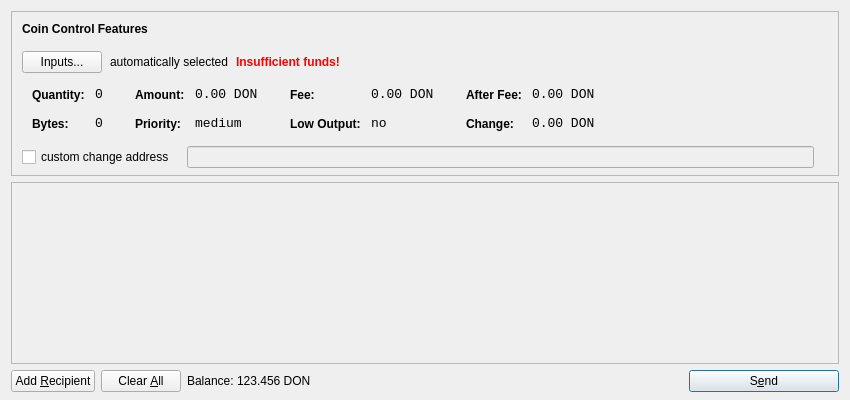
<?xml version="1.0" encoding="UTF-8"?>
<ui version="4.0">
 <class>SendCoinsDialog</class>
 <widget class="QDialog" name="SendCoinsDialog">
  <property name="geometry">
   <rect>
    <x>0</x>
    <y>0</y>
    <width>850</width>
    <height>400</height>
   </rect>
  </property>
  <property name="windowTitle">
   <string>Send Coins</string>
  </property>
  <layout class="QVBoxLayout" name="verticalLayout" stretch="0,1,0">
   <property name="bottomMargin">
    <number>8</number>
   </property>
   <item>
    <widget class="QFrame" name="frameCoinControl">
     <property name="sizePolicy">
      <sizepolicy hsizetype="Expanding" vsizetype="Expanding">
       <horstretch>0</horstretch>
       <verstretch>0</verstretch>
      </sizepolicy>
     </property>
     <property name="maximumSize">
      <size>
       <width>16777215</width>
       <height>16777215</height>
      </size>
     </property>
     <property name="frameShape">
      <enum>QFrame::StyledPanel</enum>
     </property>
     <property name="frameShadow">
      <enum>QFrame::Sunken</enum>
     </property>
     <layout class="QVBoxLayout" name="verticalLayoutCoinControl2">
      <property name="spacing">
       <number>-1</number>
      </property>
      <property name="leftMargin">
       <number>0</number>
      </property>
      <property name="topMargin">
       <number>0</number>
      </property>
      <property name="rightMargin">
       <number>0</number>
      </property>
      <property name="bottomMargin">
       <number>6</number>
      </property>
      <item>
       <layout class="QVBoxLayout" name="verticalLayoutCoinControl" stretch="0,0,0,0,1">
        <property name="spacing">
         <number>0</number>
        </property>
        <property name="leftMargin">
         <number>10</number>
        </property>
        <property name="topMargin">
         <number>10</number>
        </property>
        <item>
         <layout class="QHBoxLayout" name="horizontalLayoutCoinControl1">
          <property name="bottomMargin">
           <number>15</number>
          </property>
          <item>
           <widget class="QLabel" name="labelCoinControlFeatures">
            <property name="sizePolicy">
             <sizepolicy hsizetype="Preferred" vsizetype="Maximum">
              <horstretch>0</horstretch>
              <verstretch>0</verstretch>
             </sizepolicy>
            </property>
            <property name="font">
             <font>
              <weight>75</weight>
              <bold>true</bold>
             </font>
            </property>
            <property name="styleSheet">
             <string notr="true">font-weight:bold;</string>
            </property>
            <property name="text">
             <string>Coin Control Features</string>
            </property>
           </widget>
          </item>
         </layout>
        </item>
        <item>
         <layout class="QHBoxLayout" name="horizontalLayoutCoinControl2" stretch="0,0,0,0">
          <property name="spacing">
           <number>8</number>
          </property>
          <property name="bottomMargin">
           <number>10</number>
          </property>
          <item>
           <widget class="QPushButton" name="pushButtonCoinControl">
            <property name="styleSheet">
             <string notr="true"/>
            </property>
            <property name="text">
             <string>Inputs...</string>
            </property>
           </widget>
          </item>
          <item>
           <widget class="QLabel" name="labelCoinControlAutomaticallySelected">
            <property name="text">
             <string>automatically selected</string>
            </property>
            <property name="margin">
             <number>5</number>
            </property>
           </widget>
          </item>
          <item>
           <widget class="QLabel" name="labelCoinControlInsuffFunds">
            <property name="font">
             <font>
              <weight>75</weight>
              <bold>true</bold>
             </font>
            </property>
            <property name="styleSheet">
             <string notr="true">color:red;font-weight:bold;</string>
            </property>
            <property name="text">
             <string>Insufficient funds!</string>
            </property>
            <property name="margin">
             <number>5</number>
            </property>
           </widget>
          </item>
          <item>
           <spacer name="horizontalSpacerCoinControl">
            <property name="orientation">
             <enum>Qt::Horizontal</enum>
            </property>
            <property name="sizeHint" stdset="0">
             <size>
              <width>40</width>
              <height>1</height>
             </size>
            </property>
           </spacer>
          </item>
         </layout>
        </item>
        <item>
         <widget class="QWidget" name="widgetCoinControl" native="true">
          <property name="sizePolicy">
           <sizepolicy hsizetype="Preferred" vsizetype="Preferred">
            <horstretch>0</horstretch>
            <verstretch>0</verstretch>
           </sizepolicy>
          </property>
          <property name="minimumSize">
           <size>
            <width>0</width>
            <height>0</height>
           </size>
          </property>
          <property name="styleSheet">
           <string notr="true"/>
          </property>
          <layout class="QHBoxLayout" name="horizontalLayoutCoinControl5">
           <property name="margin">
            <number>0</number>
           </property>
           <item>
            <layout class="QHBoxLayout" name="horizontalLayoutCoinControl3" stretch="0,0,0,1">
             <property name="spacing">
              <number>20</number>
             </property>
             <property name="topMargin">
              <number>0</number>
             </property>
             <property name="bottomMargin">
              <number>10</number>
             </property>
             <item>
              <layout class="QFormLayout" name="formLayoutCoinControl1">
               <property name="horizontalSpacing">
                <number>10</number>
               </property>
               <property name="verticalSpacing">
                <number>14</number>
               </property>
               <property name="leftMargin">
                <number>10</number>
               </property>
               <property name="topMargin">
                <number>4</number>
               </property>
               <property name="rightMargin">
                <number>6</number>
               </property>
               <item row="0" column="0">
                <widget class="QLabel" name="labelCoinControlQuantityText">
                 <property name="styleSheet">
                  <string notr="true">font-weight:bold;</string>
                 </property>
                 <property name="text">
                  <string>Quantity:</string>
                 </property>
                 <property name="margin">
                  <number>0</number>
                 </property>
                </widget>
               </item>
               <item row="0" column="1">
                <widget class="QLabel" name="labelCoinControlQuantity">
                 <property name="font">
                  <font>
                   <family>Monospace</family>
                   <pointsize>10</pointsize>
                  </font>
                 </property>
                 <property name="cursor">
                  <cursorShape>IBeamCursor</cursorShape>
                 </property>
                 <property name="contextMenuPolicy">
                  <enum>Qt::ActionsContextMenu</enum>
                 </property>
                 <property name="text">
                  <string notr="true">0</string>
                 </property>
                 <property name="margin">
                  <number>0</number>
                 </property>
                 <property name="textInteractionFlags">
                  <set>Qt::LinksAccessibleByMouse|Qt::TextSelectableByKeyboard|Qt::TextSelectableByMouse</set>
                 </property>
                </widget>
               </item>
               <item row="1" column="0">
                <widget class="QLabel" name="labelCoinControlBytesText">
                 <property name="styleSheet">
                  <string notr="true">font-weight:bold;</string>
                 </property>
                 <property name="text">
                  <string>Bytes:</string>
                 </property>
                </widget>
               </item>
               <item row="1" column="1">
                <widget class="QLabel" name="labelCoinControlBytes">
                 <property name="font">
                  <font>
                   <family>Monospace</family>
                   <pointsize>10</pointsize>
                  </font>
                 </property>
                 <property name="cursor">
                  <cursorShape>IBeamCursor</cursorShape>
                 </property>
                 <property name="contextMenuPolicy">
                  <enum>Qt::ActionsContextMenu</enum>
                 </property>
                 <property name="text">
                  <string notr="true">0</string>
                 </property>
                 <property name="textInteractionFlags">
                  <set>Qt::LinksAccessibleByMouse|Qt::TextSelectableByKeyboard|Qt::TextSelectableByMouse</set>
                 </property>
                </widget>
               </item>
              </layout>
             </item>
             <item>
              <layout class="QFormLayout" name="formLayoutCoinControl2">
               <property name="horizontalSpacing">
                <number>10</number>
               </property>
               <property name="verticalSpacing">
                <number>14</number>
               </property>
               <property name="leftMargin">
                <number>6</number>
               </property>
               <property name="topMargin">
                <number>4</number>
               </property>
               <property name="rightMargin">
                <number>6</number>
               </property>
               <item row="0" column="0">
                <widget class="QLabel" name="labelCoinControlAmountText">
                 <property name="styleSheet">
                  <string notr="true">font-weight:bold;</string>
                 </property>
                 <property name="text">
                  <string>Amount:</string>
                 </property>
                 <property name="margin">
                  <number>0</number>
                 </property>
                </widget>
               </item>
               <item row="0" column="1">
                <widget class="QLabel" name="labelCoinControlAmount">
                 <property name="font">
                  <font>
                   <family>Monospace</family>
                   <pointsize>10</pointsize>
                  </font>
                 </property>
                 <property name="cursor">
                  <cursorShape>IBeamCursor</cursorShape>
                 </property>
                 <property name="contextMenuPolicy">
                  <enum>Qt::ActionsContextMenu</enum>
                 </property>
                 <property name="text">
                  <string notr="true">0.00 DON</string>
                 </property>
                 <property name="textInteractionFlags">
                  <set>Qt::LinksAccessibleByMouse|Qt::TextSelectableByKeyboard|Qt::TextSelectableByMouse</set>
                 </property>
                </widget>
               </item>
               <item row="1" column="0">
                <widget class="QLabel" name="labelCoinControlPriorityText">
                 <property name="styleSheet">
                  <string notr="true">font-weight:bold;</string>
                 </property>
                 <property name="text">
                  <string>Priority:</string>
                 </property>
                </widget>
               </item>
               <item row="1" column="1">
                <widget class="QLabel" name="labelCoinControlPriority">
                 <property name="font">
                  <font>
                   <family>Monospace</family>
                   <pointsize>10</pointsize>
                  </font>
                 </property>
                 <property name="cursor">
                  <cursorShape>IBeamCursor</cursorShape>
                 </property>
                 <property name="contextMenuPolicy">
                  <enum>Qt::ActionsContextMenu</enum>
                 </property>
                 <property name="text">
                  <string>medium</string>
                 </property>
                 <property name="textInteractionFlags">
                  <set>Qt::LinksAccessibleByMouse|Qt::TextSelectableByKeyboard|Qt::TextSelectableByMouse</set>
                 </property>
                </widget>
               </item>
              </layout>
             </item>
             <item>
              <layout class="QFormLayout" name="formLayoutCoinControl3">
               <property name="horizontalSpacing">
                <number>10</number>
               </property>
               <property name="verticalSpacing">
                <number>14</number>
               </property>
               <property name="leftMargin">
                <number>6</number>
               </property>
               <property name="topMargin">
                <number>4</number>
               </property>
               <property name="rightMargin">
                <number>6</number>
               </property>
               <item row="0" column="0">
                <widget class="QLabel" name="labelCoinControlFeeText">
                 <property name="styleSheet">
                  <string notr="true">font-weight:bold;</string>
                 </property>
                 <property name="text">
                  <string>Fee:</string>
                 </property>
                 <property name="margin">
                  <number>0</number>
                 </property>
                </widget>
               </item>
               <item row="0" column="1">
                <widget class="QLabel" name="labelCoinControlFee">
                 <property name="font">
                  <font>
                   <family>Monospace</family>
                   <pointsize>10</pointsize>
                  </font>
                 </property>
                 <property name="cursor">
                  <cursorShape>IBeamCursor</cursorShape>
                 </property>
                 <property name="contextMenuPolicy">
                  <enum>Qt::ActionsContextMenu</enum>
                 </property>
                 <property name="text">
                  <string notr="true">0.00 DON</string>
                 </property>
                 <property name="textInteractionFlags">
                  <set>Qt::LinksAccessibleByMouse|Qt::TextSelectableByKeyboard|Qt::TextSelectableByMouse</set>
                 </property>
                </widget>
               </item>
               <item row="1" column="0">
                <widget class="QLabel" name="labelCoinControlLowOutputText">
                 <property name="styleSheet">
                  <string notr="true">font-weight:bold;</string>
                 </property>
                 <property name="text">
                  <string>Low Output:</string>
                 </property>
                </widget>
               </item>
               <item row="1" column="1">
                <widget class="QLabel" name="labelCoinControlLowOutput">
                 <property name="font">
                  <font>
                   <family>Monospace</family>
                   <pointsize>10</pointsize>
                  </font>
                 </property>
                 <property name="cursor">
                  <cursorShape>IBeamCursor</cursorShape>
                 </property>
                 <property name="contextMenuPolicy">
                  <enum>Qt::ActionsContextMenu</enum>
                 </property>
                 <property name="text">
                  <string>no</string>
                 </property>
                 <property name="textInteractionFlags">
                  <set>Qt::LinksAccessibleByMouse|Qt::TextSelectableByKeyboard|Qt::TextSelectableByMouse</set>
                 </property>
                </widget>
               </item>
              </layout>
             </item>
             <item>
              <layout class="QFormLayout" name="formLayoutCoinControl4">
               <property name="horizontalSpacing">
                <number>10</number>
               </property>
               <property name="verticalSpacing">
                <number>14</number>
               </property>
               <property name="leftMargin">
                <number>6</number>
               </property>
               <property name="topMargin">
                <number>4</number>
               </property>
               <property name="rightMargin">
                <number>6</number>
               </property>
               <item row="0" column="0">
                <widget class="QLabel" name="labelCoinControlAfterFeeText">
                 <property name="styleSheet">
                  <string notr="true">font-weight:bold;</string>
                 </property>
                 <property name="text">
                  <string>After Fee:</string>
                 </property>
                 <property name="margin">
                  <number>0</number>
                 </property>
                </widget>
               </item>
               <item row="0" column="1">
                <widget class="QLabel" name="labelCoinControlAfterFee">
                 <property name="font">
                  <font>
                   <family>Monospace</family>
                   <pointsize>10</pointsize>
                  </font>
                 </property>
                 <property name="cursor">
                  <cursorShape>IBeamCursor</cursorShape>
                 </property>
                 <property name="contextMenuPolicy">
                  <enum>Qt::ActionsContextMenu</enum>
                 </property>
                 <property name="text">
                  <string notr="true">0.00 DON</string>
                 </property>
                 <property name="textInteractionFlags">
                  <set>Qt::LinksAccessibleByMouse|Qt::TextSelectableByKeyboard|Qt::TextSelectableByMouse</set>
                 </property>
                </widget>
               </item>
               <item row="1" column="0">
                <widget class="QLabel" name="labelCoinControlChangeText">
                 <property name="styleSheet">
                  <string notr="true">font-weight:bold;</string>
                 </property>
                 <property name="text">
                  <string>Change:</string>
                 </property>
                </widget>
               </item>
               <item row="1" column="1">
                <widget class="QLabel" name="labelCoinControlChange">
                 <property name="font">
                  <font>
                   <family>Monospace</family>
                   <pointsize>10</pointsize>
                  </font>
                 </property>
                 <property name="cursor">
                  <cursorShape>IBeamCursor</cursorShape>
                 </property>
                 <property name="contextMenuPolicy">
                  <enum>Qt::ActionsContextMenu</enum>
                 </property>
                 <property name="text">
                  <string notr="true">0.00 DON</string>
                 </property>
                 <property name="textInteractionFlags">
                  <set>Qt::LinksAccessibleByMouse|Qt::TextSelectableByKeyboard|Qt::TextSelectableByMouse</set>
                 </property>
                </widget>
               </item>
              </layout>
             </item>
            </layout>
           </item>
          </layout>
         </widget>
        </item>
        <item>
         <layout class="QHBoxLayout" name="horizontalLayoutCoinControl4" stretch="0,0,0">
          <property name="spacing">
           <number>12</number>
          </property>
          <property name="sizeConstraint">
           <enum>QLayout::SetDefaultConstraint</enum>
          </property>
          <property name="topMargin">
           <number>5</number>
          </property>
          <property name="rightMargin">
           <number>5</number>
          </property>
          <item>
           <widget class="QCheckBox" name="checkBoxCoinControlChange">
            <property name="text">
             <string>custom change address</string>
            </property>
           </widget>
          </item>
          <item>
           <widget class="QLineEdit" name="lineEditCoinControlChange">
            <property name="enabled">
             <bool>false</bool>
            </property>
            <property name="sizePolicy">
             <sizepolicy hsizetype="Expanding" vsizetype="Fixed">
              <horstretch>0</horstretch>
              <verstretch>0</verstretch>
             </sizepolicy>
            </property>
           </widget>
          </item>
          <item>
           <widget class="QLabel" name="labelCoinControlChangeLabel">
            <property name="sizePolicy">
             <sizepolicy hsizetype="Preferred" vsizetype="Expanding">
              <horstretch>0</horstretch>
              <verstretch>0</verstretch>
             </sizepolicy>
            </property>
            <property name="minimumSize">
             <size>
              <width>0</width>
              <height>0</height>
             </size>
            </property>
            <property name="text">
             <string/>
            </property>
            <property name="margin">
             <number>3</number>
            </property>
           </widget>
          </item>
         </layout>
        </item>
        <item>
         <spacer name="verticalSpacerCoinControl">
          <property name="orientation">
           <enum>Qt::Vertical</enum>
          </property>
          <property name="sizeHint" stdset="0">
           <size>
            <width>800</width>
            <height>1</height>
           </size>
          </property>
         </spacer>
        </item>
       </layout>
      </item>
     </layout>
    </widget>
   </item>
   <item>
    <widget class="QScrollArea" name="scrollArea">
     <property name="widgetResizable">
      <bool>true</bool>
     </property>
     <widget class="QWidget" name="scrollAreaWidgetContents">
      <property name="geometry">
       <rect>
        <x>0</x>
        <y>0</y>
        <width>830</width>
        <height>165</height>
       </rect>
      </property>
      <layout class="QVBoxLayout" name="verticalLayout_2">
       <property name="margin">
        <number>0</number>
       </property>
       <item>
        <layout class="QVBoxLayout" name="entries">
         <property name="spacing">
          <number>6</number>
         </property>
        </layout>
       </item>
       <item>
        <spacer name="verticalSpacer">
         <property name="orientation">
          <enum>Qt::Vertical</enum>
         </property>
         <property name="sizeHint" stdset="0">
          <size>
           <width>20</width>
           <height>40</height>
          </size>
         </property>
        </spacer>
       </item>
      </layout>
     </widget>
    </widget>
   </item>
   <item>
    <layout class="QHBoxLayout" name="horizontalLayout">
     <item>
      <widget class="QPushButton" name="addButton">
       <property name="toolTip">
        <string>Send to multiple recipients at once</string>
       </property>
       <property name="text">
        <string>Add &amp;Recipient</string>
       </property>
       <property name="icon">
        <iconset resource="../donationcoin.qrc">
         <normaloff>:/icons/add</normaloff>:/icons/add</iconset>
       </property>
       <property name="autoDefault">
        <bool>false</bool>
       </property>
      </widget>
     </item>
     <item>
      <widget class="QPushButton" name="clearButton">
       <property name="sizePolicy">
        <sizepolicy hsizetype="Minimum" vsizetype="Fixed">
         <horstretch>0</horstretch>
         <verstretch>0</verstretch>
        </sizepolicy>
       </property>
       <property name="toolTip">
        <string>Remove all transaction fields</string>
       </property>
       <property name="text">
        <string>Clear &amp;All</string>
       </property>
       <property name="icon">
        <iconset resource="../donationcoin.qrc">
         <normaloff>:/icons/remove</normaloff>:/icons/remove</iconset>
       </property>
       <property name="autoRepeatDelay">
        <number>300</number>
       </property>
       <property name="autoDefault">
        <bool>false</bool>
       </property>
      </widget>
     </item>
     <item>
      <layout class="QHBoxLayout" name="horizontalLayout_2">
       <property name="spacing">
        <number>3</number>
       </property>
       <item>
        <widget class="QLabel" name="label">
         <property name="text">
          <string>Balance:</string>
         </property>
        </widget>
       </item>
       <item>
        <widget class="QLabel" name="labelBalance">
         <property name="cursor">
          <cursorShape>IBeamCursor</cursorShape>
         </property>
         <property name="text">
          <string>123.456 DON</string>
         </property>
         <property name="textInteractionFlags">
          <set>Qt::LinksAccessibleByMouse|Qt::TextSelectableByKeyboard|Qt::TextSelectableByMouse</set>
         </property>
        </widget>
       </item>
      </layout>
     </item>
     <item>
      <spacer name="horizontalSpacer">
       <property name="orientation">
        <enum>Qt::Horizontal</enum>
       </property>
       <property name="sizeHint" stdset="0">
        <size>
         <width>40</width>
         <height>20</height>
        </size>
       </property>
      </spacer>
     </item>
     <item>
      <widget class="QPushButton" name="sendButton">
       <property name="minimumSize">
        <size>
         <width>150</width>
         <height>0</height>
        </size>
       </property>
       <property name="toolTip">
        <string>Confirm the send action</string>
       </property>
       <property name="text">
        <string>S&amp;end</string>
       </property>
       <property name="icon">
        <iconset resource="../donationcoin.qrc">
         <normaloff>:/icons/send</normaloff>:/icons/send</iconset>
       </property>
       <property name="default">
        <bool>true</bool>
       </property>
      </widget>
     </item>
    </layout>
   </item>
  </layout>
 </widget>
 <resources>
  <include location="../donationcoin.qrc"/>
 </resources>
 <connections/>
</ui>
